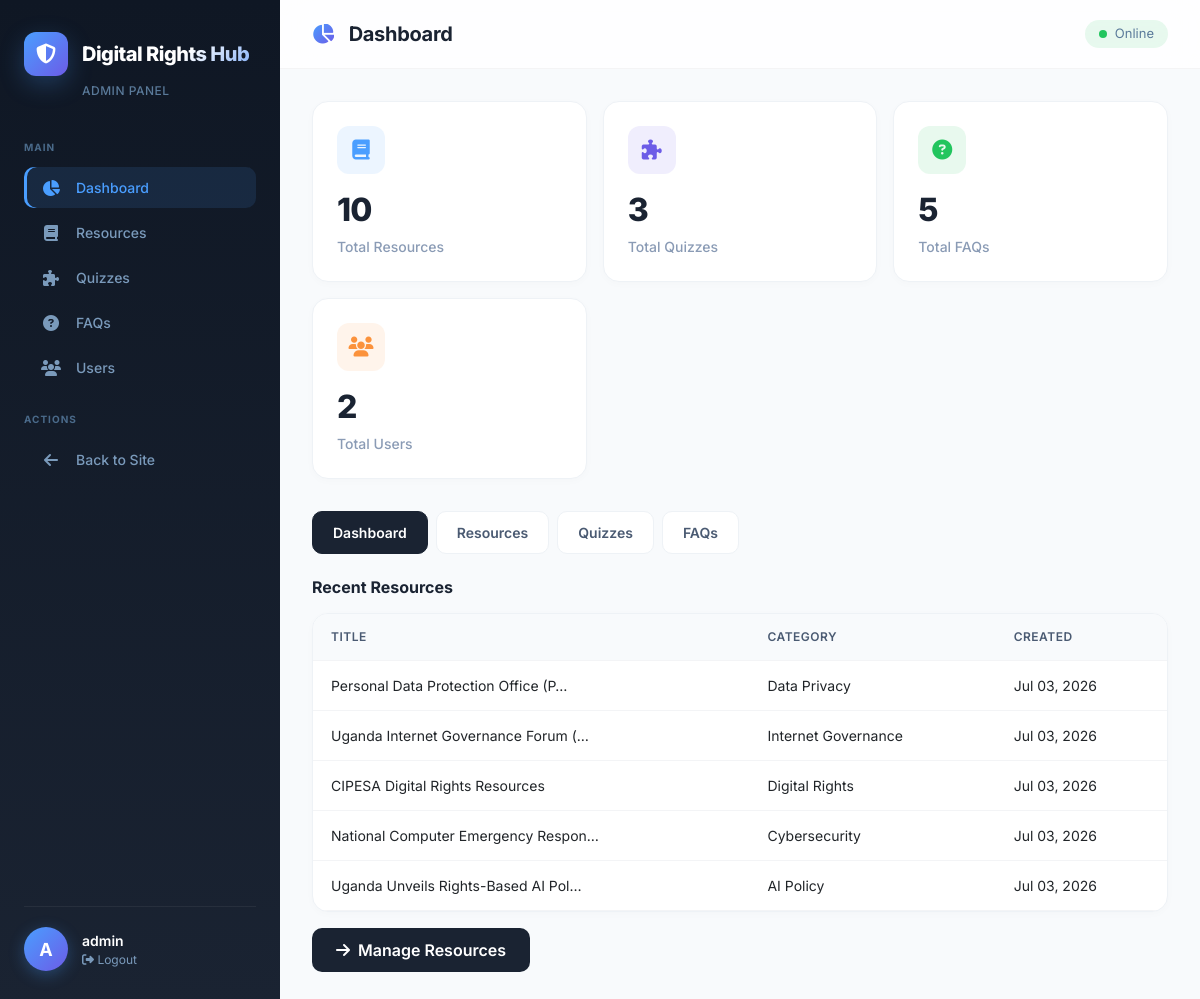
/admin-dashboard/ (signed in), run on the app's committed database.
### chatbot/models.py (models this page shows, shortened)
class Resource(models.Model):
    RESOURCE_TYPES = [
        ('article', 'Article'),
        ('video', 'Video'),
        ('pdf', 'PDF'),
        ('link', 'External Link'),
    ]
    CATEGORY_CHOICES = [
        ('digital_rights', 'Digital Rights'),
        ('privacy', 'Data Privacy'),
        ('ai_policy', 'AI Policy'),
        ('cybersecurity', 'Cybersecurity'),
        ('internet_governance', 'Internet Governance'),
        ('general', 'General'),
    ]
    title = models.CharField(max_length=200)
    summary = models.TextField()
    content = models.TextField(blank=True)
    category = models.CharField(max_length=50, choices=CATEGORY_CHOICES)
    resource_type = models.CharField(max_length=20, choices=RESOURCE_TYPES, default='article')
    url = models.URLField(blank=True, null=True)
    image_url = models.URLField(blank=True, null=True)
    created_at = models.DateTimeField(auto_now_add=True)
    updated_at = models.DateTimeField(auto_now=True)
    is_published = models.BooleanField(default=True)
    class Meta:
        ordering = ['-created_at']

### chatbot/views.py (the view)
# urls.py: path('admin-dashboard/', views.admin_dashboard, name='admin_dashboard'),
@staff_member_required(login_url='admin_login')
def admin_dashboard(request):
    context = {
        'total_resources': Resource.objects.count(),
        'total_quizzes': Quiz.objects.count(),
        'total_users': User.objects.count(),
        'total_faqs': FAQ.objects.count(),
        'recent_resources': Resource.objects.order_by('-created_at')[:5],
        'recent_users': User.objects.order_by('-date_joined')[:5],
    }
    return render(request, 'chatbot/admin_dashboard.html', context)

### chatbot/templates/chatbot/admin_dashboard.html (shortened to what this page needs)
<!DOCTYPE html>
<html lang="en">
<head>
    <link href="https://cdn.jsdelivr.net/npm/bootstrap@5.3.0/dist/css/bootstrap.min.css" rel="stylesheet">
    <link rel="stylesheet" href="https://cdnjs.cloudflare.com/ajax/libs/font-awesome/6.4.0/css/all.min.css">
</head>
<body>
<aside class="sidebar" id="sidebar">
    <div class="sidebar-brand">
        <div class="logo-icon">
            <div class="icon-wrap"><i class="fas fa-shield-alt"></i></div>
            <h1>Digital Rights Hub</h1>
        </div>
        <div class="subtitle">Admin Panel</div>
    </div>
    <nav class="sidebar-nav">
        <div class="nav-label">Main</div>
        <a href="{% url 'admin_dashboard' %}" class="nav-item active">
            <i class="fas fa-chart-pie"></i> Dashboard
        </a>
        <a href="{% url 'admin_resources' %}" class="nav-item">
            <i class="fas fa-book"></i> Resources
        </a>
        <a href="{% url 'admin_quizzes' %}" class="nav-item">
            <i class="fas fa-puzzle-piece"></i> Quizzes
        </a>
        <a href="{% url 'admin_faqs' %}" class="nav-item">
            <i class="fas fa-question-circle"></i> FAQs
        </a>
        <a href="{% url 'admin_users' %}" class="nav-item {% if '/admin-users/' in request.path %}active{% endif %}">
            <i class="fas fa-users"></i> Users
        </a>
        <div style="margin-top: 24px;">
            <div class="nav-label">Actions</div>
            <a href="/" class="nav-item">
                <i class="fas fa-arrow-left"></i> Back to Site
            </a>
        </div>
    </nav>
    <div class="sidebar-footer">
        <div class="user-info">
            <div class="user-avatar">{{ user.username|make_list|first|upper }}</div>
            <div>
                <div class="user-name">{{ user.username }}</div>
                <div class="user-role">
                    <a href="{% url 'logout' %}"><i class="fas fa-sign-out-alt"></i> Logout</a>
                </div>
            </div>
        </div>
    </div>
</aside>
<main class="main-content">
    <header class="main-header">
        <div style="display: flex; align-items: center;">
            <h2><i class="fas fa-chart-pie"></i> Dashboard</h2>
        </div>
        <div class="header-actions">
            <span class="status">
                <span class="dot"></span>
                <span>Online</span>
            </span>
        </div>
    </header>
    <div class="content-area">
        <div class="stats-grid">
            <div class="stat-card">
                <div class="stat-icon blue"><i class="fas fa-book"></i></div>
                <div class="stat-number">{{ total_resources }}</div>
                <div class="stat-label">Total Resources</div>
            </div>
            <div class="stat-card">
                <div class="stat-icon purple"><i class="fas fa-puzzle-piece"></i></div>
                <div class="stat-number">{{ total_quizzes }}</div>
                <div class="stat-label">Total Quizzes</div>
            </div>
            <div class="stat-card">
                <div class="stat-icon green"><i class="fas fa-question-circle"></i></div>
                <div class="stat-number">{{ total_faqs }}</div>
                <div class="stat-label">Total FAQs</div>
            </div>
            <div class="stat-card">
                <div class="stat-icon orange"><i class="fas fa-users"></i></div>
                <div class="stat-number">{{ total_users }}</div>
                <div class="stat-label">Total Users</div>
            </div>
        </div>
        <div class="admin-nav">
            <a href="{% url 'admin_dashboard' %}" class="active">Dashboard</a>
            <a href="{% url 'admin_resources' %}">Resources</a>
            <a href="{% url 'admin_quizzes' %}">Quizzes</a>
            <a href="{% url 'admin_faqs' %}">FAQs</a>
        </div>
        <h4 class="section-title">Recent Resources</h4>
        <div class="table-wrap">
            {% if recent_resources %}
            <table>
                <tr><th>Title</th><th>Category</th><th>Created</th></tr>
                {% for r in recent_resources %}
                <tr>
                    <td>{{ r.title|truncatechars:35 }}</td>
                    <td>{{ r.get_category_display }}</td>
                    <td>{{ r.created_at|date:"M d, Y" }}</td>
                </tr>
                {% endfor %}
            </table>
            {% else %}
            <div class="empty-state">
                <i class="fas fa-book-open"></i>
                <h4>No resources yet</h4>
                <p>Add your first resource from the Resources page.</p>
            </div>
            {% endif %}
        </div>
        <div style="margin-top: 16px;">
            <a href="{% url 'admin_resources' %}" class="btn-primary">
                <i class="fas fa-arrow-right"></i> Manage Resources
            </a>
        </div>
    </div>
</main>
</body>
</html>

### data on the page
Resource: title "Personal Data Protection Office (P…", category "Data Privacy", created_at "Jul 03, 2026"
Resource: title "Uganda Internet Governance Forum (…", category "Internet Governance", created_at "Jul 03, 2026"
Resource: title "CIPESA Digital Rights Resources", category "Digital Rights", created_at "Jul 03, 2026"
Resource: title "National Computer Emergency Respon…", category "Cybersecurity", created_at "Jul 03, 2026"
Resource: title "Uganda Unveils Rights-Based AI Pol…", category "AI Policy", created_at "Jul 03, 2026"

### other printed values
{{ user.username|make_list|first|upper }} "A"
{{ user.username }} "admin"
{{ total_resources }} "10"
{{ total_quizzes }} "3"
{{ total_faqs }} "5"
{{ total_users }} "2"
